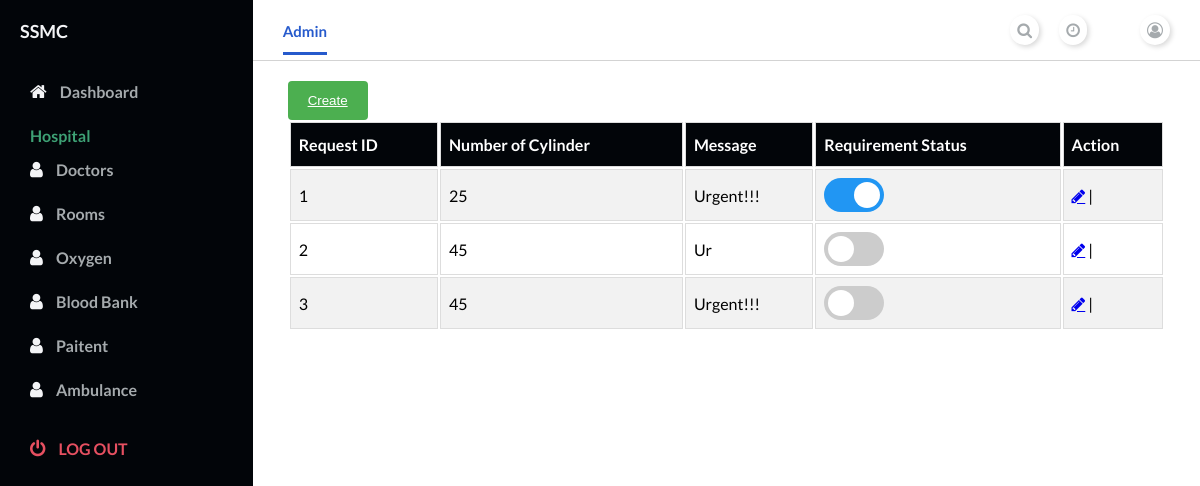
Page /hospital/dashboard/oxygenlist (signed in) on the committed database.
### hospital/models.py (models this page shows, shortened)
class OxygenOrderModel(models.Model):
    oxygenhospital = models.ForeignKey(User, on_delete=models.CASCADE,
                               related_name='oxygenhospital')
    required=models.IntegerField(null=True,blank=True)
    message=models.TextField(blank=True,null=True,default="")
    status=models.BooleanField(default=False)

### accounts/models.py (models this page shows, shortened)
class User(AbstractUser):
    username = None
    role = models.CharField(max_length=12, error_messages={
        'required': "Role must be provided"
    })
    gender = models.CharField(max_length=10, blank=True, null=True, default="")
    email = models.EmailField(unique=True, blank=False,
                              error_messages={
                                  'unique': "A user with that email already exists.",
                              })
    address=models.TextField(blank=True,null=True,default="")
    phone_number = PhoneField(blank=True, help_text='Contact phone number')
    pincode=models.CharField( max_length=6, default="")
    USERNAME_FIELD = "email"
    REQUIRED_FIELDS = []
    objects = UserManager()

### hospital/views.py (the view)
# urls.py: path('oxygenlist', OxygenListView, name='oxygen-list'),
@login_required
def OxygenListView(request):
    oxygen=OxygenOrderModel.objects.filter(oxygenhospital=request.user).order_by('-status')
    return render(request,"hospital/oxygenlist.html",{"oxygens":oxygen})

### templates/hospital/oxygenlist.html (shortened to what this page needs)
{% extends 'hospital/home.html' %}
{% load static %}
{% block content %}
<main>
    <div class="main__container">
        <button class="create" href=""> <a href="{% url 'hospital:oxygen-create' %}">Create</a> </button>
<table id="doctor">
    <tr>
      <th>Request ID</th>
      <th>Number of Cylinder</th>
      <th>Message</th>
      <th>Requirement Status</th>
      <th colspan="2">Action</th>
    </tr>
    {% for o in oxygens %}
    <tr>
      <td>{{o.id}}</td>
      <td>{{o.required}}</td>
      <td>{{o.message}}</td>
      <td>
        <label class="switch">
        <span class="slider round"></span>
          </label>
    </td>
    <td>
        <a class="fa fa-pencil"  href="{% url 'hospital:oxygen-edit' pk=o.id %}" ></a> |
    </td>
    </tr>
        {% endfor %}
      </table>
    </div>
  </main>
{% endblock %}

### templates/hospital/home.html (shortened to what this page needs)
{% load static %}
<!DOCTYPE html>
<html lang="en">
<head>
    <link
      rel="stylesheet"
      href="https://stackpath.bootstrapcdn.com/font-awesome/4.7.0/css/font-awesome.min.css"
    />
    <link rel="stylesheet" href="{% static 'dashboard/style.css' %}" />
</head>
<body id="body">
    <div class="container">
    <nav class="navbar">
      <div class="navbar__left">
        <a class="active_link" href="#">Admin</a>
      </div>
      <div class="navbar__right">
        <a href="#">
          <i class="fa fa-search" aria-hidden="true"></i>
        </a>
        <a href="#">
          <i class="fa fa-clock-o" aria-hidden="true"></i>
        </a>
        <a href="#">
          <i class="fa fa-user-circle-o" aria-hidden="true"></i>
        </a>
      </div>
    </nav>
    {% block content %} {% endblock %}
      <div id="sidebar">
        <div class="sidebar__title">
          <div class="sidebar__img">
            <h1> {{ request.user.first_name }}</h1>
          </div>
        </div>
        <div class="sidebar__menu">
          <div class="sidebar__link ">
            <i class="fa fa-home"></i>
            <a href="{% url 'hospital:hospital-dashboard' %}">Dashboard</a>
          </div>
          <h2>Hospital</h2>
          <div class="sidebar__link">
            <i class="fa fa-user" aria-hidden="true"></i>
            <a href="{% url 'hospital:doctor-list' %}">Doctors</a>
          </div>
          <div class="sidebar__link">
            <i class="fa fa-user" aria-hidden="true"></i>
            <a href="{% url 'hospital:room-list' %}">Rooms</a>
          </div>
          <div class="sidebar__link">
            <i class="fa fa-user" aria-hidden="true"></i>
            <a href="{% url 'hospital:oxygen-list' %}">Oxygen</a>
          </div>
          <div class="sidebar__link">
            <i class="fa fa-user" aria-hidden="true"></i>
            <a href="{% url 'hospital:blood-list' %}">Blood Bank</a>
          </div>
          <div class="sidebar__link">
            <i class="fa fa-user" aria-hidden="true"></i>
            <a href="{% url 'hospital:paitent-list' %}">Paitent</a>
          </div>
          <div class="sidebar__link">
            <i class="fa fa-user" aria-hidden="true"></i>
            <a href="{% url 'hospital:ambulance-list' %}">Ambulance</a>
          </div>
           <div class="sidebar__logout">
            <i class="fa fa-power-off"></i>
            <a href="{% url 'accounts:logout' %}">Log out</a>
          </div>
        </div>
      </div>
    </div>
</body>
</html>

### assets/dashboard/style.css (style rules this page uses)
* { margin: 0; padding: 0; }
body { box-sizing: border-box; font-family: "Lato", sans-serif; }
.container { display: grid; height: 100vh; grid-template-columns: 0.8fr 1fr 1fr 1fr; grid-template-rows: 0.2fr 3fr; grid-template-areas: "sidebar nav nav nav" "sidebar main main main"; }
.navbar { background: #ffffff; grid-area: nav; height: 60px; display: flex; align-items: center; justify-content: space-between; padding: 0 30px 0 30px; border-bottom: 1px solid lightgray; }
.navbar__left > a { margin-right: 30px; text-decoration: none; color: #a5aaad; font-size: 15px; font-weight: 700; }
.navbar__left .active_link { color: #265acc; border-bottom: 3px solid #265acc; padding-bottom: 12px; }
.navbar__right { display: flex; justify-content: center; align-items: center; }
.navbar__right > a { margin-left: 20px; text-decoration: none; }
.navbar__right > a > i { color: #a5aaad; font-size: 16px; border-radius: 50px; background: #ffffff; box-shadow: 2px 2px 5px #d9d9d9, -2px -2px 5px #ffffff; padding: 7px; }
main { background: #ffffff; grid-area: main; overflow-y: auto; }
.main__container { padding: 20px 35px; }
#sidebar { background: #020509; grid-area: sidebar; overflow-y: auto; padding: 20px; -webkit-transition: all 0.5s; transition: all 0.5s; }
.sidebar__title { display: flex; justify-content: space-between; align-items: center; color: #f3f4f6; margin-bottom: 30px; }
.sidebar__img { display: flex; align-items: center; }
.sidebar__title > div > h1 { font-size: 18px; display: inline; }
.sidebar__menu > h2 { color: #3ea175; font-size: 16px; margin-top: 15px; margin-bottom: 5px; padding: 0 10px; font-weight: 700; }
.sidebar__link { color: #f3f4f6; padding: 10px; border-radius: 3px; margin-bottom: 5px; }
.sidebar__link > a { text-decoration: none; color: #a5aaad; font-weight: 700; }
.sidebar__link > i { margin-right: 10px; font-size: 18px; }
.sidebar__logout { margin-top: 20px; padding: 10px; color: #e65061; }
.sidebar__logout > a { text-decoration: none; color: #e65061; font-weight: 700; text-transform: uppercase; }
.sidebar__logout > i { margin-right: 10px; font-size: 18px; }

### templates/hospital/oxygenlist.html (style rules this page uses)
#doctor { border-radius: 2px solid grey; overflow-x:auto; width: 100%; }
#doctor td, #doctor th { border: 1px solid #ddd; padding: 8px; }
#doctor tr:nth-child(even) { background-color: #f2f2f2; }
#doctor th { padding-top: 12px; padding-bottom: 12px; text-align: left; background-color: rgb(2, 5, 9);; color: white; }
.switch { position: relative; display: inline-block; width: 60px; height: 34px; }
.slider { position: absolute; cursor: pointer; top: 0; left: 0; right: 0; bottom: 0; background-color: #ccc; -webkit-transition: .4s; transition: .4s; }
.slider:before { position: absolute; content: ""; height: 26px; width: 26px; left: 4px; bottom: 4px; background-color: white; -webkit-transition: .4s; transition: .4s; }
input:checked + .slider { background-color: #2196F3; }
input:checked + .slider:before { -webkit-transform: translateX(26px); -ms-transform: translateX(26px); transform: translateX(26px); }
.slider.round { border-radius: 34px; }
.slider.round:before { border-radius: 50%; }
.create { background-color: #4CAF50; color: white; padding: 12px 20px; border: none; border-radius: 4px; cursor: pointer; float: left; }
.create >a { color: white; }

### rows in the picture
OxygenOrderModel: id "1", required "25", message "Urgent!!!"
OxygenOrderModel: id "2", required "45", message "Ur"
OxygenOrderModel: id "3", required "45", message "Urgent!!!"
User: user.first_name "SSMC"
